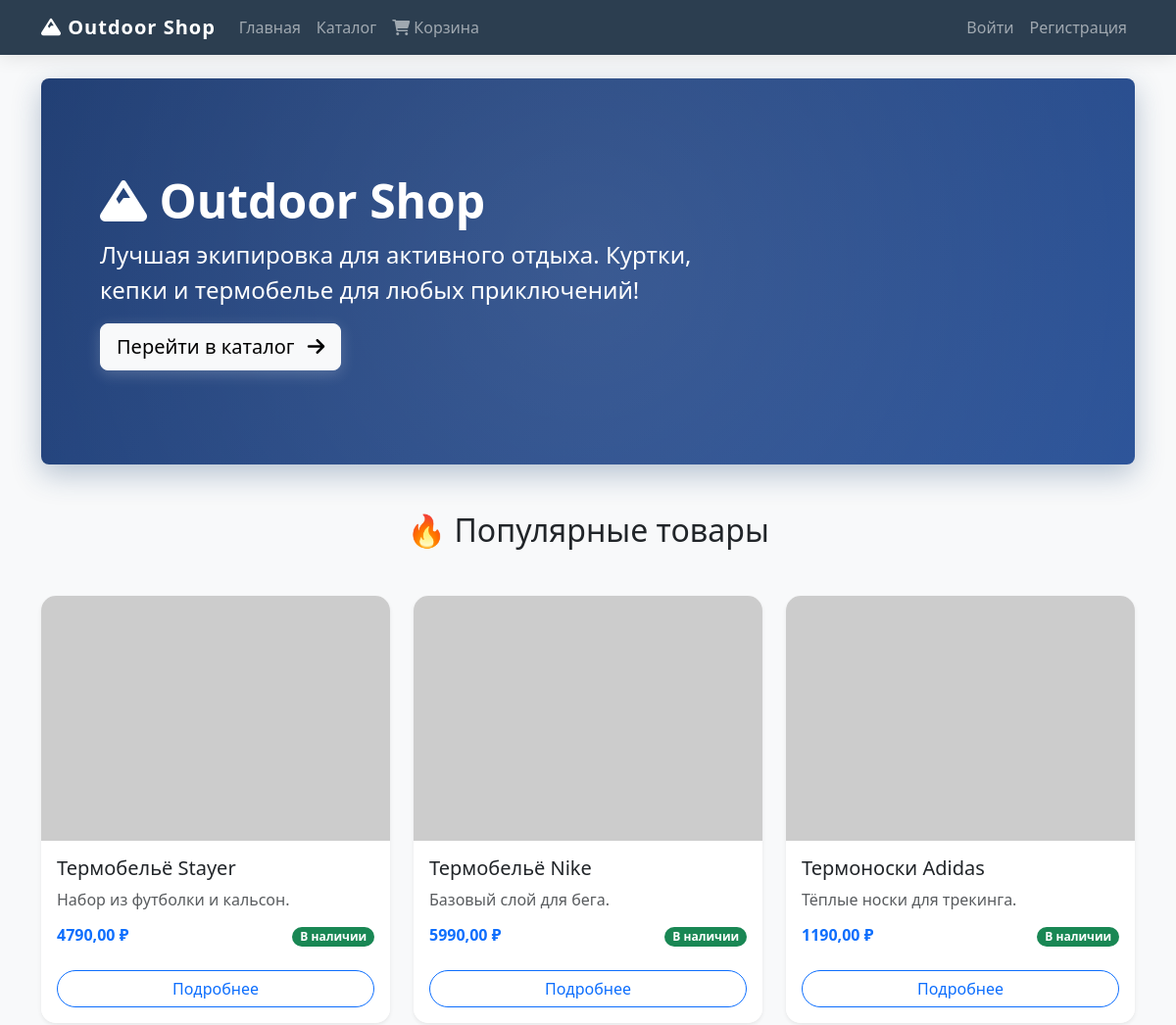
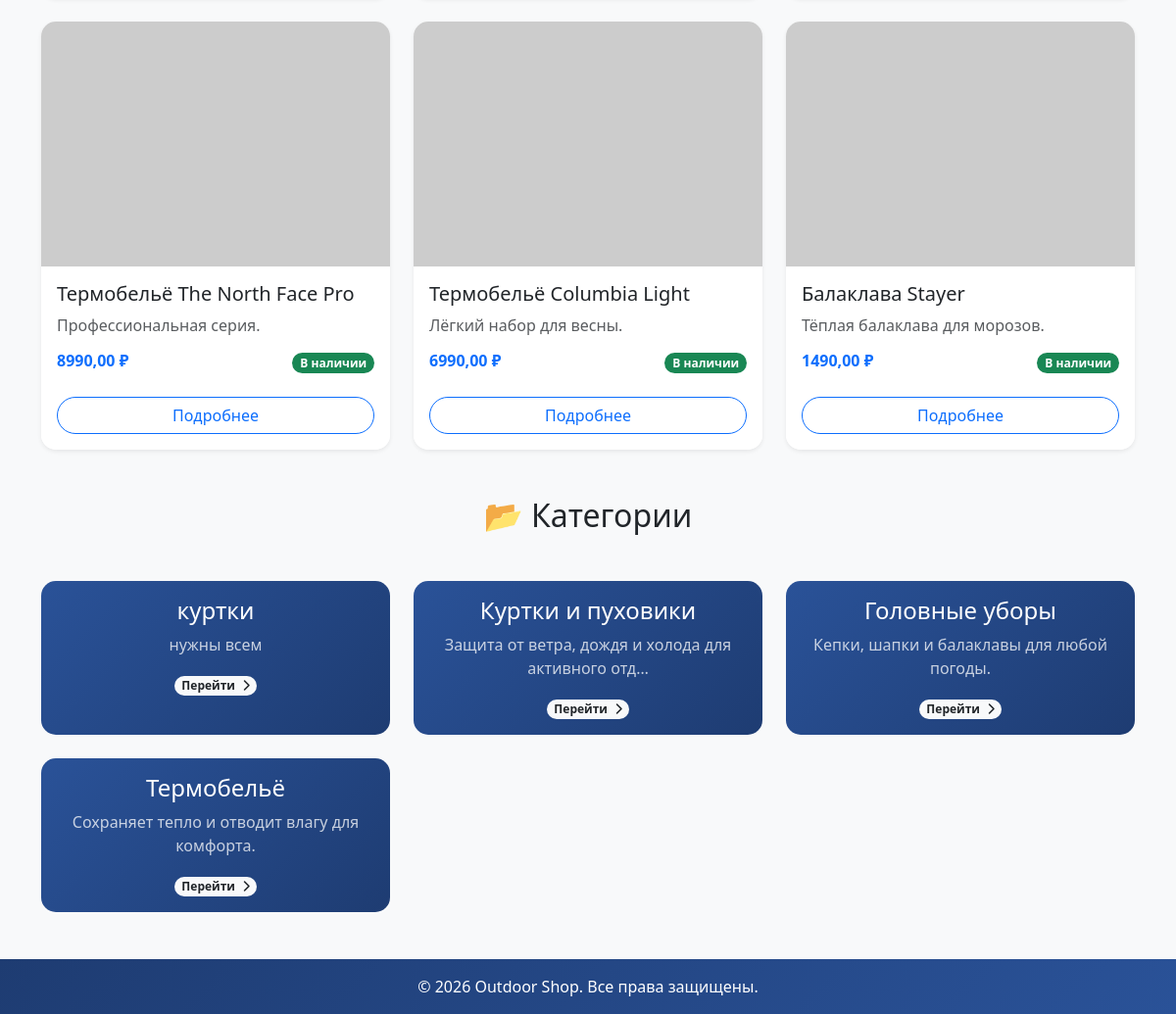
The page / on the database its author committed (2 pictures, top to bottom).
### shop/models.py (models this page shows, shortened)
class Product(models.Model):
    name = models.CharField(max_length=200, verbose_name="Название товара")
    description = models.TextField(verbose_name="Описание")
    product_image = models.ImageField(upload_to='products/', blank=True, null=True, verbose_name="Фото товара")
    price = models.DecimalField(max_digits=10, decimal_places=2, validators=[MinValueValidator(0)], verbose_name="Цена")
    stock = models.IntegerField(validators=[MinValueValidator(0)], verbose_name="Количество на складе")
    category = models.ForeignKey(Category, on_delete=models.CASCADE, related_name='products', verbose_name="Категория")
    manufacturer = models.ForeignKey(Manufacturer, on_delete=models.CASCADE, related_name='products', verbose_name="Производитель")
    class Meta: verbose_name_plural = "Товары"

class Category(models.Model):
    name = models.CharField(max_length=100, verbose_name="Название")
    description = models.TextField(blank=True, verbose_name="Описание")
    class Meta: verbose_name_plural = "Категории"

### shop/views.py (the view)
# urls.py: path('', views.index, name='index'),
def index(request):
    products = Product.objects.all().order_by('-id')[:6]
    categories = Category.objects.all()
    return render(request, 'shop/index.html', {'products': products, 'categories': categories})

### shop/templates/shop/index.html (shortened to what this page needs)
{% extends 'base.html' %}
{% load static %}
{% block content %}
    <div class="p-5 mb-4 hero-section text-white rounded-3 animate-on-scroll">
        <div class="container-fluid py-5">
            <h1 class="display-5 fw-bold animate-on-scroll delay-1">
                <i class="fas fa-mountain"></i> Outdoor Shop
            </h1>
            <p class="col-md-8 fs-4 animate-on-scroll delay-2">
                Лучшая экипировка для активного отдыха. Куртки, кепки и термобелье для любых приключений!
            </p>
            <a href="{% url 'product_list' %}" class="btn btn-light btn-lg animate-on-scroll delay-3">
                Перейти в каталог <i class="fas fa-arrow-right ms-2"></i>
            </a>
        </div>
    </div>
    <h2 class="text-center my-5 animate-on-scroll">🔥 Популярные товары</h2>
    <div class="row row-cols-1 row-cols-md-3 g-4">
        {% for product in products %}
        <div class="col animate-on-scroll delay-{{ forloop.counter }}">
            <div class="card h-100 shadow-sm">
                {% if product.product_image %}
                    <img src="{{ product.product_image.url }}" class="card-img-top" alt="{{ product.name }}" style="height: 250px; object-fit: cover;">
                {% else %}
                    <img src="https://via.placeholder.com/300x250?text=No+Image" class="card-img-top" alt="No image" style="height: 250px; object-fit: cover;">
                {% endif %}
                <div class="card-body">
                    <h5 class="card-title">{{ product.name }}</h5>
                    <p class="card-text text-muted">{{ product.description|truncatechars:60 }}</p>
                    <div class="d-flex justify-content-between align-items-center">
                        <h6 class="card-subtitle mb-0 text-primary fw-bold">{{ product.price }} ₽</h6>
                        <span class="badge bg-success rounded-pill">В наличии</span>
                    </div>
                </div>
                <div class="card-footer bg-white border-0 pb-3">
                    <a href="{% url 'product_detail' product.id %}" class="btn btn-outline-primary w-100">Подробнее</a>
                </div>
            </div>
        </div>
        {% empty %}
        <p class="text-center">Товаров пока нет.</p>
        {% endfor %}
    </div>
    <h2 class="text-center my-5 animate-on-scroll">📂 Категории</h2>
    <div class="row row-cols-1 row-cols-md-3 g-4 mb-5">
        {% for category in categories %}
        <div class="col animate-on-scroll delay-{{ forloop.counter|add:3 }}">
            <a href="{% url 'product_list' %}?category={{ category.id }}" class="text-decoration-none">
                <div class="card h-100 text-white bg-secondary category-card" style="background: linear-gradient(135deg, #2a5298, #1e3c72); transition: transform 0.3s;">
                    <div class="card-body text-center">
                        <h5 class="card-title fs-4">{{ category.name }}</h5>
                        <p class="card-text opacity-75">{{ category.description|truncatechars:50 }}</p>
                        <span class="badge bg-light text-dark rounded-pill">Перейти <i class="fas fa-chevron-right ms-1"></i></span>
                    </div>
                </div>
            </a>
        </div>
        {% empty %}
        <p class="text-center">Категории не созданы.</p>
        {% endfor %}
    </div>
{% endblock %}

### shop/templates/base.html (shortened to what this page needs)
{% load static %}
<!DOCTYPE html>
<html lang="ru">
<head>
    <link href="https://cdn.jsdelivr.net/npm/bootstrap@5.3.0-alpha1/dist/css/bootstrap.min.css" rel="stylesheet">
    <link rel="stylesheet" href="{% static 'css/style.css' %}">
    <link rel="stylesheet" href="https://cdnjs.cloudflare.com/ajax/libs/font-awesome/6.0.0/css/all.min.css">
</head>
<body>
    <nav class="navbar navbar-expand-lg navbar-dark" style="background-color: #2c3e50;">
        <div class="container">
            <a class="navbar-brand" href="{% url 'index' %}">
                <i class="fas fa-mountain"></i> Outdoor Shop
            </a>
            <div class="collapse navbar-collapse" id="navbarNav">
                <ul class="navbar-nav me-auto">
                    <li class="nav-item"><a class="nav-link" href="{% url 'index' %}">Главная</a></li>
                    <li class="nav-item"><a class="nav-link" href="{% url 'product_list' %}">Каталог</a></li>
                    <li class="nav-item"><a class="nav-link" href="{% url 'cart_view' %}"><i class="fas fa-shopping-cart"></i> Корзина</a></li>
                </ul>
                <ul class="navbar-nav">
                    {% if user.is_authenticated %}
                        <li class="nav-item dropdown">
                            <a class="nav-link dropdown-toggle" href="#" data-bs-toggle="dropdown">
                                <i class="fas fa-user-circle"></i> {{ user.username }}
                            </a>
                            <ul class="dropdown-menu dropdown-menu-end">
                                <li><a class="dropdown-item" href="{% url 'profile_page' %}">Личный кабинет</a></li>
                                <li><hr class="dropdown-divider"></li>
                                <li>
                                    <form action="{% url 'logout' %}" method="post" style="display: inline;">
                                        {% csrf_token %}
                                        <button type="submit" class="dropdown-item" style="background: none; border: none; width: 100%; text-align: left; cursor: pointer;">
                                            Выйти
                                        </button>
                                    </form>
                                </li>
                            </ul>
                        </li>
                    {% else %}
                        <li class="nav-item"><a class="nav-link" href="{% url 'login' %}">Войти</a></li>
                        <li class="nav-item"><a class="nav-link" href="{% url 'register' %}">Регистрация</a></li>
                    {% endif %}
                </ul>
            </div>
        </div>
    </nav>
    <div class="container mt-4 animate-on-scroll">
        {% block content %}
        {% endblock %}
    </div>
    <footer class="bg-dark text-white text-center py-3 mt-5">
        <p class="mb-0">&copy; 2026 Outdoor Shop. Все права защищены.</p>
    </footer>
</body>
</html>

### shop/static/css/style.css (style rules this page uses)
body { background-color: #f8f9fa; font-family: 'Segoe UI', Tahoma, Geneva, Verdana, sans-serif; overflow-x: hidden; }
.animate-on-scroll { opacity: 0; animation: fadeInUp 0.8s ease-out forwards; }
.delay-1 { animation-delay: 0.1s; }
.delay-2 { animation-delay: 0.2s; }
.delay-3 { animation-delay: 0.3s; }
.delay-4 { animation-delay: 0.4s; }
.delay-5 { animation-delay: 0.5s; }
.delay-6 { animation-delay: 0.6s; }
.hero-section { background: linear-gradient(135deg, #1e3c72 0%, #2a5298 100%); color: white; border-radius: 20px; box-shadow: 0 10px 30px rgba(26, 67, 113, 0.3); position: relative; overflow: hidden; }
.hero-section::before { content: ''; position: absolute; top: -50%; left: -50%; width: 200%; height: 200%; background: radial-gradient(circle, rgba(255,255,255,0.1) 0%, transparent 60%); animation: heroFloat 15s infinite linear; }
.hero-section .btn { transition: all 0.3s ease; box-shadow: 0 4px 15px rgba(255, 255, 255, 0.2); }
.card { transition: all 0.4s cubic-bezier(0.175, 0.885, 0.32, 1.275); border: none; border-radius: 15px; overflow: hidden; background: white; }
.card-img-top { transition: transform 0.6s ease; }
.card-footer { background: transparent; border-top: 1px solid #f0f0f0; }
.btn-outline-primary { transition: all 0.3s ease; border-radius: 50px; }
.navbar { box-shadow: 0 2px 20px rgba(0, 0, 0, 0.1); backdrop-filter: blur(10px); }
.navbar-brand { font-weight: 700; letter-spacing: 1px; }
.nav-link { transition: color 0.3s ease; position: relative; }
.nav-link::after { content: ''; position: absolute; bottom: 0; left: 50%; width: 0; height: 2px; background: white; transition: all 0.3s ease; transform: translateX(-50%); }
footer { background: linear-gradient(135deg, #1e3c72, #2a5298); border-top: none; margin-top: 50px !important; }

### rows shown on the page
Product: name "Термобельё Stayer", description "Набор из футболки и кальсон.", price "4790,00"
Product: name "Термобельё Nike", description "Базовый слой для бега.", price "5990,00"
Product: name "Термоноски Adidas", description "Тёплые носки для трекинга.", price "1190,00"
Product: name "Термобельё The North Face Pro", description "Профессиональная серия.", price "8990,00"
Product: name "Термобельё Columbia Light", description "Лёгкий набор для весны.", price "6990,00"
Product: name "Балаклава Stayer", description "Тёплая балаклава для морозов.", price "1490,00"
Category: name "куртки", description "нужны всем"
Category: name "Куртки и пуховики", description "Защита от ветра, дождя и холода для активного отд…"
Category: name "Головные уборы", description "Кепки, шапки и балаклавы для любой погоды."
Category: name "Термобельё", description "Сохраняет тепло и отводит влагу для комфорта."
